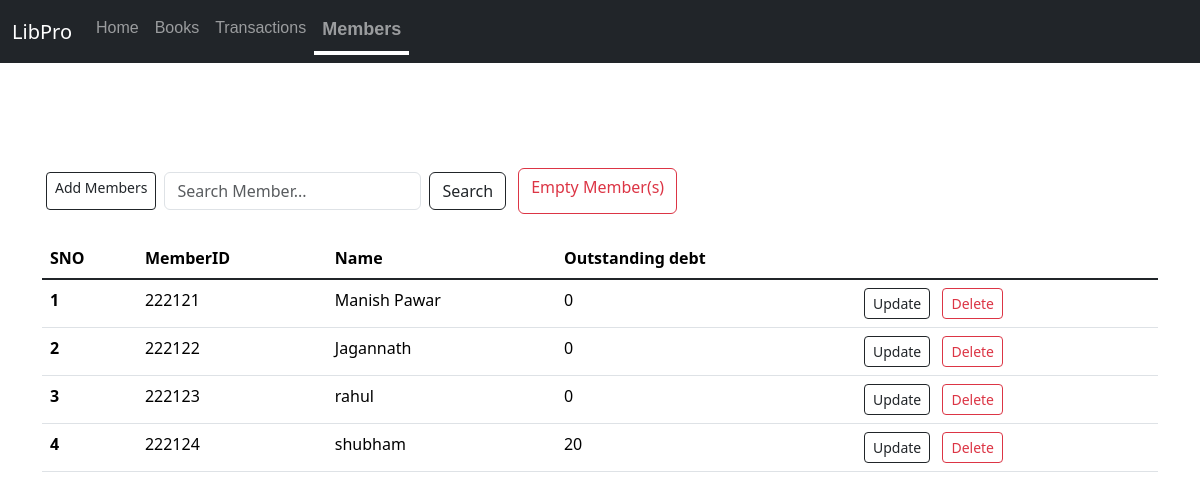
/members, run on the app's committed database.
### app.py (models this page shows)
class Members(db.Model):
    sno = db.Column(db.Integer, primary_key=True)
    memberid = db.Column(db.String(10),  nullable=False,unique=True)
    name = db.Column(db.String(30), nullable=False)
    outstanding_debt = db.Column(db.Integer, nullable=False)

### app.py (the view, shortened to what this page needs)
@app.route('/<string:table>',methods=['GET','POST'])
def view(table):
    record_class=globals().get(table.capitalize())
    if record_class is None:
        flash("Invalid Operation",'warning')
        return redirect('/')
    else:
        allrecords=record_class.query.all()
        return render_template(f'{table}.html',allrecords=allrecords)

### templates/members.html (shortened to what this page needs)
{% extends 'base.html' %}
{% block body %}
<div style="display:flex" class="container my-4">
  <a href="/addrecord/members" class="add btn btn-outline-dark btn-sm mx-1 my-1" type="button">Add Members</a>
<form style="width:fit-content" class="d-flex mx-1 my-1" method="POST" action="/search/members" role="search">
  <input class="form-control me-2" name="searchitem"  id="searchmember" type="search" placeholder="Search Member..." aria-label="Search">
  <button class="btn btn-outline-dark"  type="submit">Search</button>
</form>
<a class="btn btn-outline-danger mx-2" href="/empty/members" type="button">Empty Member(s)</a>
</div>
<div class="container">
    <table class="table">
        <thead>
          <tr>
            <th scope="col">SNO</th>
            <th scope="col">MemberID</th>
            <th scope="col">Name</th>
            <th scope="col">Outstanding debt</th>
          </tr>
        </thead>
        <tbody class="table-group-divider">
          {% for records in allrecords  %}
          <tr>
            <th scope="row">{{loop.index}}</th>
            <td>{{records.memberid}}</td>
            <td>{{records.name}}</td>
            <td>{{records.outstanding_debt}}</td>
            <td>
              <a href="/updaterecord/members/{{records.sno}}" type="button" class="btn btn-outline-dark btn-sm mx-1">Update</a>
              <a href="/deleterecord/members/{{records.sno}}" type="button" class="btn btn-outline-danger btn-sm mx-1">Delete</a>
            </td>
          </tr>
          {% endfor %}
        </tbody>
      </table>
</div>
{% endblock body %}

### data on the page
Members: memberid "222121", name "Manish Pawar", outstanding_debt "0"
Members: memberid "222122", name "Jagannath", outstanding_debt "0"
Members: memberid "222123", name "rahul", outstanding_debt "0"
Members: memberid "222124", name "shubham", outstanding_debt "20"
